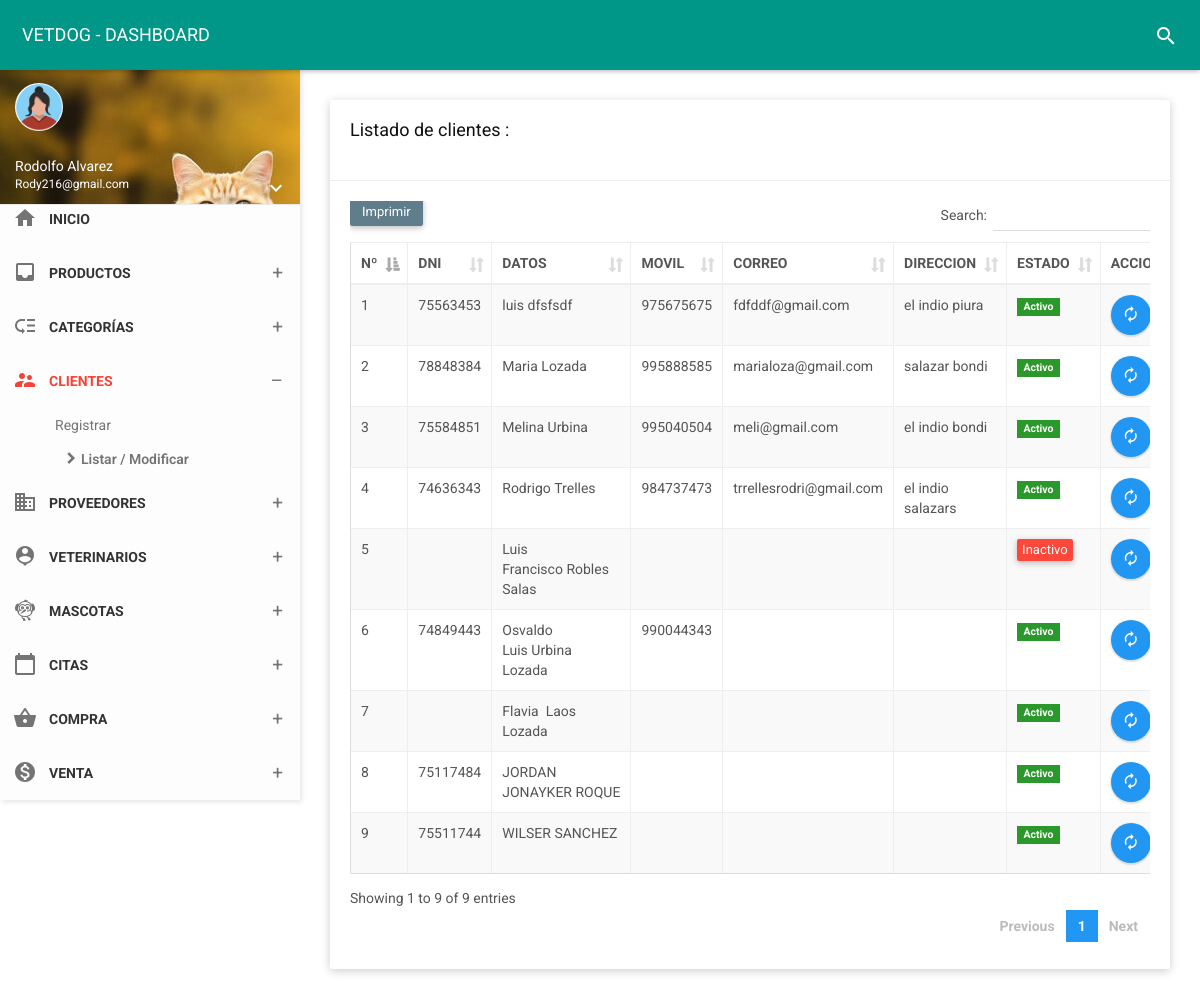
The app's page /folder/clientes.php (signed in) with its own data.
### tables this page shows
CREATE TABLE `owner` (
  `id_due` int(11) NOT NULL,
  `dni_due` char(8) NOT NULL,
  `nom_due` varchar(35) NOT NULL,
  `ape_due` varchar(35) NOT NULL,
  `fecnaci` varchar(35) NOT NULL,
  `movil` char(9) NOT NULL,
  `fijo` char(6) NOT NULL,
  `correo` varchar(30) NOT NULL,
  `direc` varchar(150) NOT NULL,
  `estado` char(1) NOT NULL,
  `usuario` varchar(25) NOT NULL,
  `contra` varchar(255) NOT NULL,
  `cargo` int(11) NOT NULL,
  `foto` varchar(255) NOT NULL,
  `fere` timestamp NOT NULL DEFAULT current_timestamp() ON UPDATE current_timestamp()
);

### controlador/ownercontrolador.php (called while the page is built, shortened)
<?php
require_once '../modelo/modeloowner.php';
class ownercontrolador{
    function mostrar(){
        $owner=new Modelo();
        $dato=$owner->mostrar("owner", "1");
        require_once '../vista/clientes/mostrar.php';
    }
    }

### modelo/modeloowner.php (called while the page is built, shortened)
<?php
class Modelo{
  private $owner;
  private $db;
  public function __construct(){
      $this->owner=array();
      $this->db=new PDO('mysql:host=localhost;dbname=vetdog',"root","");
  }
  public function mostrar($tabla,$condicion){
      $consulta="SELECT * FROM owner";
      $resultado=$this->db->query($consulta);
      while ($tabla=$resultado->fetchAll(PDO::FETCH_ASSOC)) {
          $this->owner[]=$tabla;
      }
      return $this->owner;
    }
}
 ?>

### vista/clientes/mostrar.php (the view, shortened to what this page needs)
<!DOCTYPE html>
<html>
<head>
    <link href="../assets/plugins/bootstrap/css/bootstrap.css" rel="stylesheet">
    <link href="../assets/plugins/node-waves/waves.css" rel="stylesheet" />
    <link href="../assets/plugins/animate-css/animate.css" rel="stylesheet" />
    <link href="../assets/plugins/jquery-datatable/skin/bootstrap/css/dataTables.bootstrap.css" rel="stylesheet">
    <link href="../css/style.css" rel="stylesheet">
    <link href="../assets/css/themes/all-themes.css" rel="stylesheet" />
</head>
<body class="theme-red">
    <nav class="navbar">
        <div class="container-fluid">
            <div class="navbar-header">
                <a class="navbar-brand" href="../vista/panel-admin/administrador"> VETDOG - DASHBOARD </a>
            </div>
            <div class="collapse navbar-collapse" id="navbar-collapse">
                <ul class="nav navbar-nav navbar-right">
                    <li><a href="javascript:void(0);" class="js-search" data-close="true"><i class="material-icons">search</i></a></li>
                </ul>
            </div>
        </div>
    </nav>
    <section>
        <aside id="leftsidebar" class="sidebar">
            <div class="user-info">
                <div class="image">
                    <img src="../assets/img/mujerico.png" width="48" height="48" alt="User" />
                </div>
                <div class="info-container">
                    <div class="name" data-toggle="dropdown" aria-haspopup="true" aria-expanded="false"><?php echo ucfirst($_SESSION['nombre']); ?></div>
                    <div class="email"><?php echo ucfirst($_SESSION['correo']); ?></div>
                    <div class="btn-group user-helper-dropdown">
                        <i class="material-icons" data-toggle="dropdown" aria-haspopup="true" aria-expanded="true">keyboard_arrow_down</i>
                    </div>
                </div>
            </div>
            <div class="menu">
                <ul class="list">
                    <li>
                        <a href="../vista/panel-admin/administrador">
                            <i class="material-icons">home</i>
                            <span>INICIO</span>
                        </a>
                    </li>
                    <li>
                        <a href="javascript:void(0);" class="menu-toggle">
                            <i class="material-icons">inbox</i>
                            <span>PRODUCTOS</span>
                        </a>
                    </li>
                    <li>
                        <a href="javascript:void(0);" class="menu-toggle">
                            <i class="material-icons">low_priority</i>
                            <span>CATEGORÍAS</span>
                        </a>
                    </li>
                    <li class="active">
                        <a href="javascript:void(0);" class="menu-toggle">
                            <i class="material-icons">supervisor_account</i>
                            <span>CLIENTES</span>
                        </a>
                        <ul class="ml-menu">
                            <li>
                                <a href="../vista/clientes/nuevo">Registrar</a>
                            </li>
                            <li class="active">
                                <a href="clientes">Listar / Modificar</a>
                            </li>
                        </ul>
                    </li>
                    <li>
                        <a href="javascript:void(0);" class="menu-toggle">
                            <i class="material-icons">business</i>
                            <span>PROVEEDORES</span>
                        </a>
                    </li>
                    <li>
                        <a href="javascript:void(0);" class="menu-toggle">
                            <i class="material-icons">person_pin</i>
                            <span>VETERINARIOS</span>
                        </a>
                    </li>
                    <li>
                        <a href="javascript:void(0);" class="menu-toggle">
                            <i class="material-icons">flutter_dash</i>
                            <span>MASCOTAS</span>
                        </a>
</li>
                    <li>
                        <a href="javascript:void(0);" class="menu-toggle">
                            <i class="material-icons">calendar_today</i>
                            <span>CITAS</span>
                        </a>
    </li>
    <li>
                        <a href="javascript:void(0);" class="menu-toggle">
                            <i class="material-icons">shopping_basket</i>
                            <span>COMPRA</span>
                        </a>
    </li>
<li>
                        <a href="javascript:void(0);" class="menu-toggle">
                            <i class="material-icons">monetization_on</i>
                            <span>VENTA</span>
                        </a>
    </li>
    </section>
    <section class="content">
        <div class="container-fluid">
            <div class="row clearfix">
                <div class="col-lg-12 col-md-12 col-sm-12 col-xs-12">
                    <div class="card">
                        <div class="header">
                            <h2>
                                Listado de clientes :
                            </h2><br>
                        </div>
                        <div class="body">
                            <div class="table-responsive">
                                <table class="table table-bordered table-striped table-hover dataTable js-exportable">
                                    <thead>
                                        <tr>
                                        <th>Nº</th>
                                        <th>DNI</th>
                                        <th>DATOS</th>
                                        <th>MOVIL</th>
                                        <th>CORREO</th>
                                        <th>DIRECCION</th>
                                        <th>ESTADO</th>
                                        <th>ACCIONES</th>
                                    </tr>
                                    </thead>
                                    <tbody>
                                       <?php
                          foreach ($dato as $key => $value){
                              foreach ($value as $va) { ?>
                                        <tr>
            <td><?php echo $va['id_due'];?></td>
            <td><?php echo $va['dni_due'];?></td>
            <td><?php echo $va['nom_due'];?>&nbsp;<?php echo $va['ape_due'];?></td>
            <td><?php echo $va['movil'];?></td>
            <td><?php echo $va['correo'];?></td>
            <td><?php echo $va['direc'];?></td>
<td><?php
                if($va['estado']==1)  { ?>
                <form  method="get" action="javascript:activo('<?php echo $va['id_due']; ?>')">
                    <span class="label label-success">Activo</span>
                </form>
                <?php  }   else {?>
                    <form  method="get" action="javascript:inactivo('<?php echo $va['id_due']; ?>')">
                        <button type="submit" class="btn btn-danger btn-xs">Inactivo</button>
                     </form>
                        <?php  } ?></td>
<td><a type="button" href="../vista/clientes/edit?id=<?php echo $va["id_due"]; ?>"  class="btn bg-blue btn-circle waves-effect waves-circle waves-float">
                    <i class="material-icons">autorenew</i>
                </a>
                                        </tr>
                            <?php
                              }
                              }
                              ?>
                                    </tbody>
                                </table>
                            </div>
                        </div>
                    </div>
                </div>
            </div>
        </div>
    </section>
</body>
</html>

### assets/css/themes/all-themes.css (style rules this page uses)
.theme-red .navbar-brand { color: #fff; }
.theme-red .nav > li > a { color: #fff; }
.theme-red .sidebar .menu .list li.active { background-color: transparent; }
.theme-red .sidebar .menu .list li.active > :first-child i, .theme-red .sidebar .menu .list li.active > :first-child span { color: #F44336; }
.theme-red .sidebar .menu .list .toggled { background-color: transparent; }
.theme-red .sidebar .menu .list .ml-menu { background-color: transparent; }

### records on screen
owner: id_due "1", dni_due "75563453", nom_due "luis", ape_due "dfsfsdf", movil "975675675", correo "fdfddf@gmail.com", direc "el indio piura"
owner: id_due "2", dni_due "78848384", nom_due "Maria", ape_due "Lozada", movil "995888585", correo "marialoza@gmail.com", direc "salazar bondi"
owner: id_due "3", dni_due "75584851", nom_due "Melina", ape_due "Urbina", movil "995040504", correo "meli@gmail.com", direc "el indio bondi"
owner: id_due "4", dni_due "74636343", nom_due "Rodrigo", ape_due "Trelles", movil "984737473", correo "trrellesrodri@gmail.com", direc "el indio salazars"
owner: id_due "5", nom_due "Luis Francisco", ape_due "Robles Salas"
owner: id_due "6", dni_due "74849443", nom_due "Osvaldo Luis", ape_due "Urbina Lozada", movil "990044343"
owner: id_due "7", nom_due "Flavia", ape_due "Laos Lozada"
owner: id_due "8", dni_due "75117484", nom_due "JORDAN JONAYKER", ape_due "ROQUE"
owner: id_due "9", dni_due "75511744", nom_due "WILSER", ape_due "SANCHEZ"

### other values on screen
$_SESSION['nombre'] "Rodolfo Alvarez"
$_SESSION['correo'] "Rody216@gmail.com"
